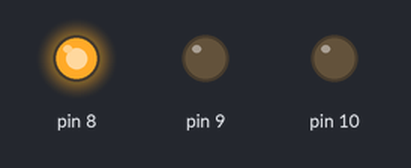
This sketch was run on a simulated Arduino Uno, built with avr-gcc and run on an emulated ATmega328P. On the bench: output pins drawn as LEDs (lit = HIGH).

Above: at 1.5 s.
At 6.3 s:
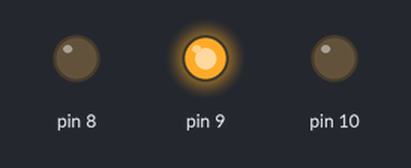
At 11.1 s:
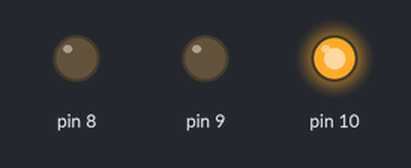
At 18.15 s:
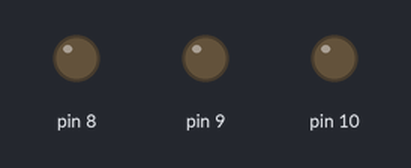
Timing chart, 0 to 18.7 s (numbered marks = the images above):
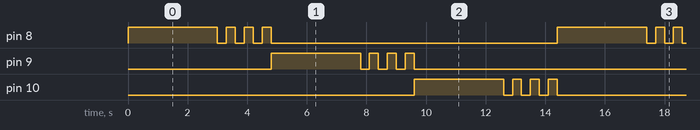

Measured:
- by itself, pin 8–10: repeats every 14.4 s: 3 × (LOW 0.30 s, HIGH 0.30 s), LOW 9.6 s, HIGH 3.0 s
- by itself, everything shown: repeats every 14.4 s, in 22 steps

The sketch:

one-way-traffic-light.ino
```cpp
void setup() {
  // put your setup code here, to run once:
  pinMode(8, OUTPUT);
  pinMode(9, OUTPUT);
  pinMode(10, OUTPUT);

}

void loop() {
  // TO CONTROL RED LIGHT:
  digitalWrite(8, HIGH);
  delay(3000);
  digitalWrite(8, LOW);
  delay(300);
  digitalWrite(8, HIGH);
  delay(300);
  digitalWrite(8, LOW);
  delay(300);
  digitalWrite(8, HIGH);
  delay(300);
  digitalWrite(8, LOW);
  delay(300);
  digitalWrite(8, HIGH);
   delay(300);
  digitalWrite(8, LOW);
  // TO CONTROL YELLOW LIGHT
  digitalWrite(9, HIGH);
  delay(3000);
  digitalWrite(9, LOW);
  delay(300);
  digitalWrite(9, HIGH);
  delay(300);
  digitalWrite(9, LOW);
  delay(300);
  digitalWrite(9, HIGH);
  delay(300);
  digitalWrite(9, LOW);
  delay(300);
  digitalWrite(9, HIGH);
   delay(300);
  digitalWrite(9, LOW);
  // TO CONTROL GREEN LIGHT
  digitalWrite(10, HIGH);
  delay(3000);
  digitalWrite(10, LOW);
  delay(300);
  digitalWrite(10, HIGH);
  delay(300);
  digitalWrite(10, LOW);
  delay(300);
  digitalWrite(10, HIGH);
  delay(300);
  digitalWrite(10, LOW);
  delay(300);
  digitalWrite(10, HIGH);
  delay(300);
  digitalWrite(10, LOW);
}
```
